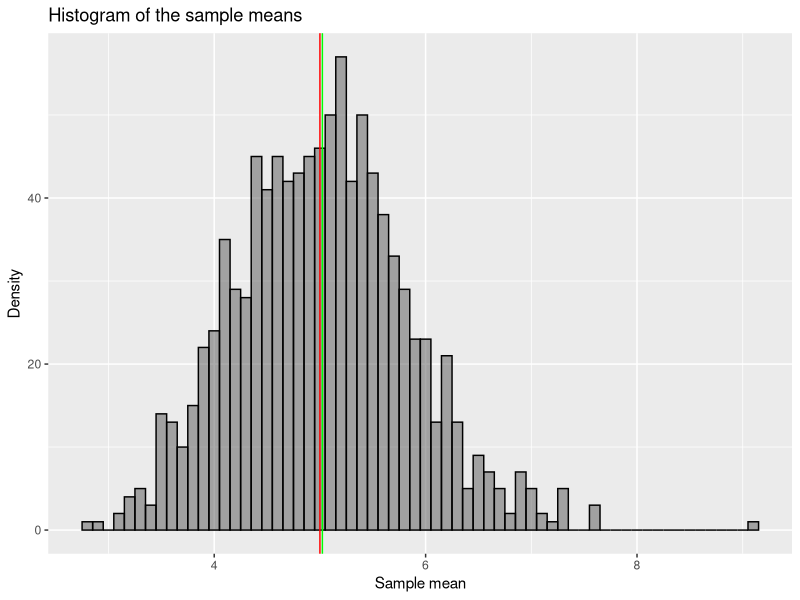
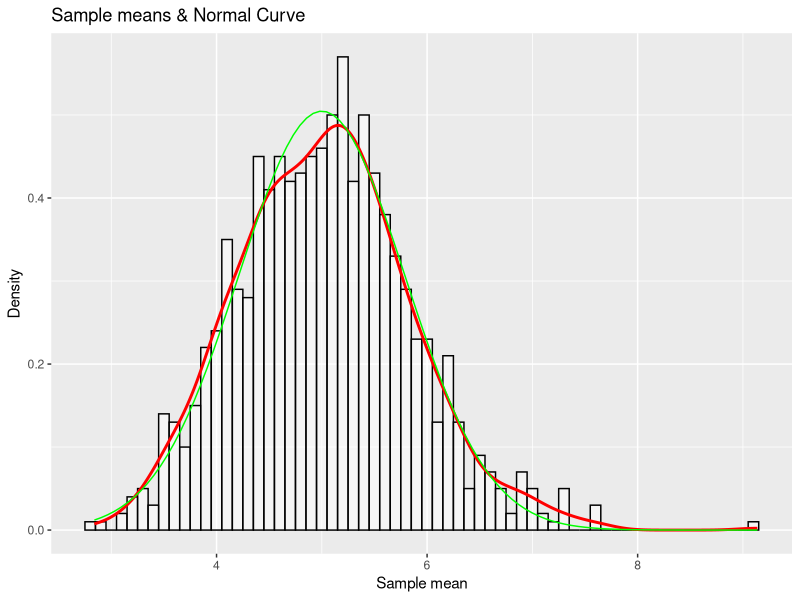
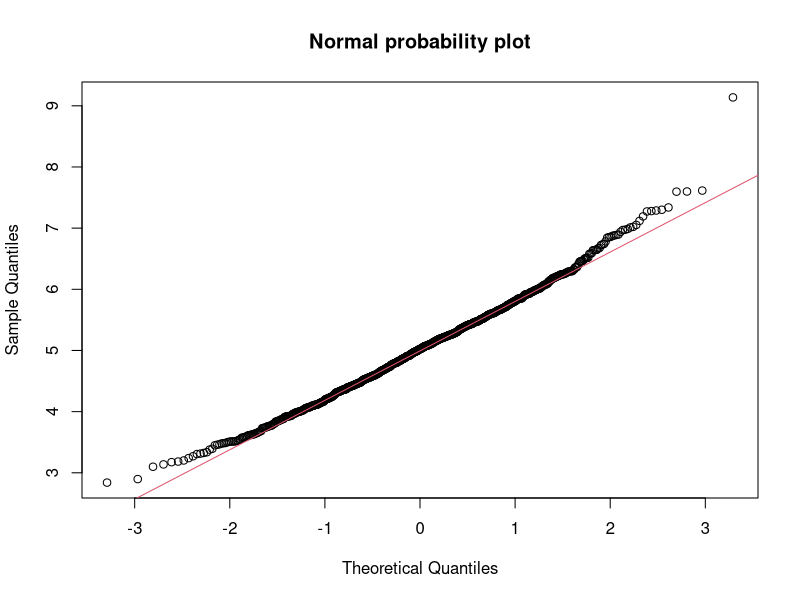

Here is the R script that generated these plots, in order:
# We have 40 observations with exponential distribution
# of rate 0.2. We simulate 40 observation 1000 times. The 
# mean and standard deviation of exponential distribution is
# 1/lambda. 

library(ggplot2)
library(knitr)
no_sim <- 1000    #No of Simulation
lambda <- 0.2
n <- 40           # Sample Size

sim_data <- matrix(rexp(n = no_sim*n, rate = lambda),no_sim,n)
mean_sample <- rowMeans(sim_data)

# Let's calculate theoretical mean and sample mean and compare
# the difference between these means.
theoretical_mean <- 1/lambda
sample_mean <- mean(mean_sample)

result <-data.frame("Mean"=c(sample_mean,theoretical_mean),row.names = c("Sample mean ","Theoretical mean"))
result
# We can see that these two means are very close.

# Let's plot the histogram for sample means
sample_data <- as.data.frame(mean_sample)
sample_data
ggplot(sample_data, aes(mean_sample))+
  geom_histogram(alpha=.5, position="identity", col="black",binwidth = 1/10)+
  geom_vline(xintercept = theoretical_mean, colour="red",show.legend=TRUE)+
  geom_vline(xintercept = sample_mean, colour="green", show.legend=TRUE)+
  ggtitle ("Histogram of the sample means ")+
  xlab("Sample mean")+ylab("Density")

# Sample variance vs sample mean
sample_variance = var(mean_sample)
theoretical_variance = 1/(lambda^2 * n)
result1 <- data.frame("variance" = c(sample_variance,theoretical_variance),
                                      row.names = c("Sample Variance","Theoretical variance"))
result1

# Central limit theorem states that if we have sufficiently large sample size 
# from a population with finite level of variance, the mean of all the samples
# from the same population will be approximately equal to the mean of the population.(Investopedia)
# In simple words, the mean of samples follow normal distribution.
# Let's see the distribution of sample means and normal distribution.

ggplot(sample_data, aes(mean_sample))+
  geom_histogram(aes(y=..density..), alpha=.5, position="identity", fill="white", col="black",binwidth = 1/10)+
  geom_density(colour="red", size=1)+
  stat_function(fun = dnorm, colour = "green", args = list(mean = theoretical_mean, sd = sqrt(theoretical_variance)))+
  ggtitle ("Sample means & Normal Curve ")+
  xlab("Sample mean")+
  ylab("Density")
# We can see the distribution of sample mean shown in red approximately matches
# the normal distribution which is shown in black circles.

#Another way of looking at it is to draw the Normal probability plot.
qqnorm(mean_sample, main ="Normal probability plot")
qqline(mean_sample,col = "10")

# We can see that sample mean approximately matches the normal probability plot.
